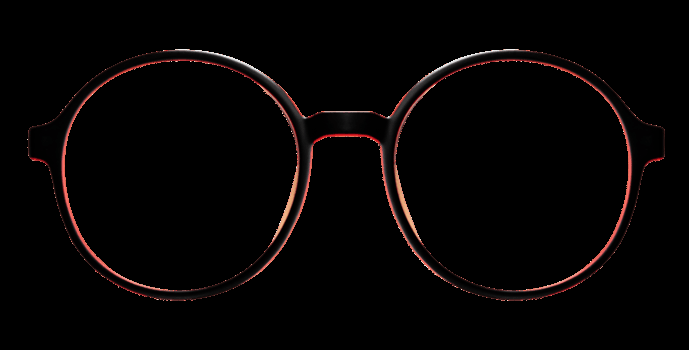
#> input picture assets/glasses.jpg, 689 x 350 px
$ python -i color_filters.py   (imports and definitions only)
#> lines starting #> are read from the running program, lines starting #| are printed output that depends on the picture; after the words box and inside, x2 and y2 are one past the last pixel; in counts of white or black regions, pixels touching at a corner belong together
#> further down, picture is the input picture: shape (350, 689, 3); mean B, G, R 3.2, 3.4, 5.9
import cv2
import numpy as np


class Grigi:
    # Converte in luminanza e restituisce un frame BGR in scala di grigi.
    def apply(self, frame, faces=None):
        gray = cv2.cvtColor(frame, cv2.COLOR_BGR2GRAY)
        return cv2.cvtColor(gray, cv2.COLOR_GRAY2BGR)


class Negativo:
    # Inverte ogni canale: out = 255 - in.
    def apply(self, frame, faces=None):
        return cv2.bitwise_not(frame)


class Sepia:
    # Tonalità calda marrone-arancio secondo la matrice di seppia standard (BGR).
    M = np.array([
        [0.131, 0.534, 0.272],
        [0.168, 0.686, 0.349],
        [0.189, 0.769, 0.393],
    ], dtype=np.float32)

    def apply(self, frame, faces=None):
        out = np.dot(frame.astype(np.float32), self.M.T)
        return np.clip(out, 0, 255).astype(np.uint8)


class Termico:
    # Colormap termica COLORMAP_JET: zone scure blu, chiare rosse.
    def apply(self, frame, faces=None):
        gray = cv2.cvtColor(frame, cv2.COLOR_BGR2GRAY)
        return cv2.applyColorMap(gray, cv2.COLORMAP_JET)


class Fumetto:
    # Colori piatti (bilateral filter ×4 a metà res) con contorni neri (adaptive threshold).
    def apply(self, frame, faces=None):
        h, w = frame.shape[:2]
#> h = 350; w = 689
        small = cv2.resize(frame, (w // 2, h // 2))
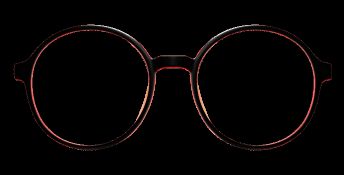
#> small: shape (175, 344, 3); mean B, G, R 3.2, 3.4, 5.9
        for _ in range(4):
            small = cv2.bilateralFilter(small, 9, 75, 75)
#> this loop made 4 passes
#> pass 2, in apply, `small = cv2.bilateralFilter(small, 9, 75, 75)`:
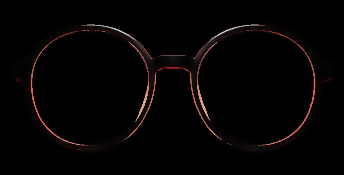
#> small: shape (175, 344, 3); mean B, G, R 2.9, 3, 5.2
        flat = cv2.resize(small, (w, h))
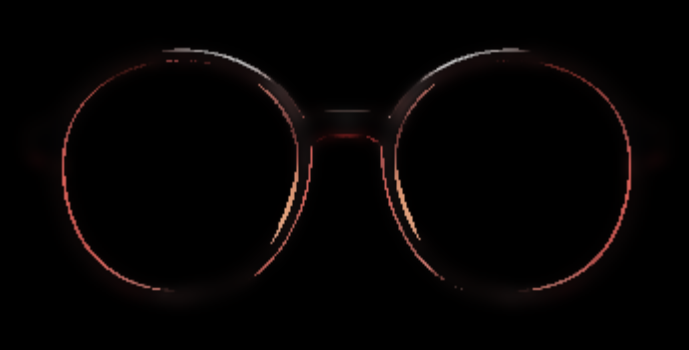
#> flat: shape (350, 689, 3); mean B, G, R 2.7, 2.9, 4.9

        gray = cv2.cvtColor(frame, cv2.COLOR_BGR2GRAY)
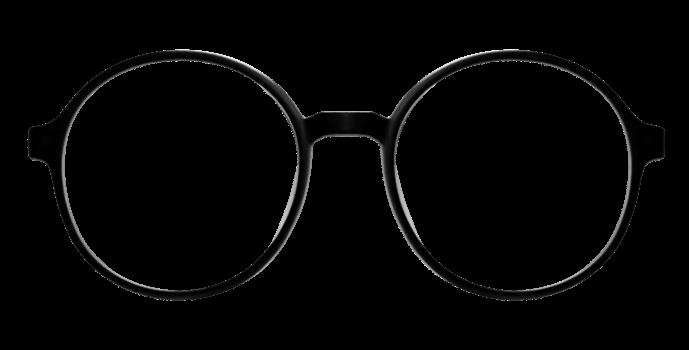
#> gray: shape (350, 689); min 0, max 238, mean 4.1
        blur = cv2.medianBlur(gray, 7)
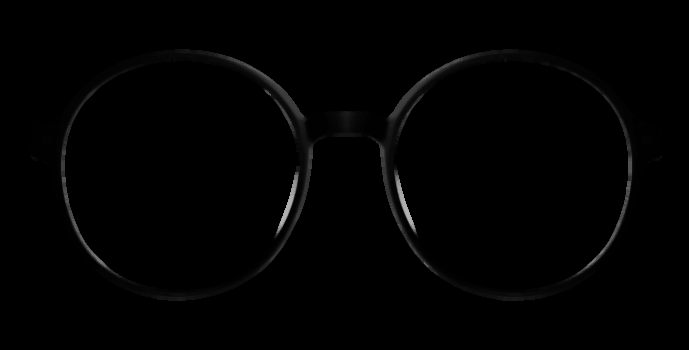
#> blur: shape (350, 689); min 0, max 178, mean 1.9
        edges = cv2.adaptiveThreshold(blur, 255,
                                      cv2.ADAPTIVE_THRESH_MEAN_C,
                                      cv2.THRESH_BINARY, 9, 2)
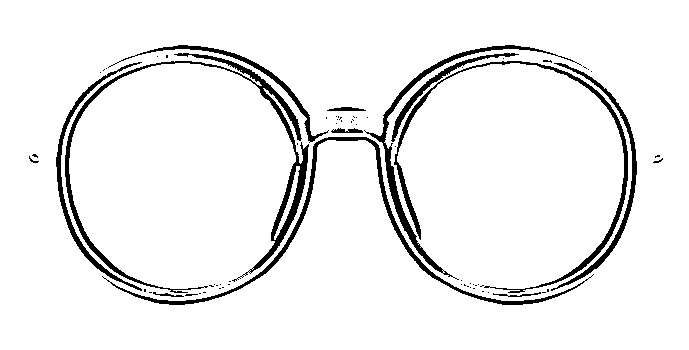
#> edges: shape (350, 689); 93.6% white; 70 black regions (57 under 20 px), largest, box (x1, y1, x2, y2) and area: (65, 53, 309, 293) 3936, (102, 137, 594, 305) 2534, (394, 61, 628, 293) 2271
        return cv2.bitwise_and(flat, cv2.cvtColor(edges, cv2.COLOR_GRAY2BGR))


class Halftone:
    # Pattern a punti Ben-Day: celle 10×10, raggio proporzionale alla luminosità media.
    # [21 lines left out: function apply, not called in this run]


class PopArt:
    # Griglia 2×2: saturazione esaltata, hue+60, hue+120, sepia.
    SEPIA = np.array([
        [0.131, 0.534, 0.272],
        [0.168, 0.686, 0.349],
        [0.189, 0.769, 0.393],
    ], dtype=np.float32)

    # [26 lines left out: function apply, not called in this run]

>>> import cv2
>>> picture = cv2.imread('../assets/glasses.jpg')
>>> result = Fumetto().apply(picture)

$ run again, on assets/hat.jpg
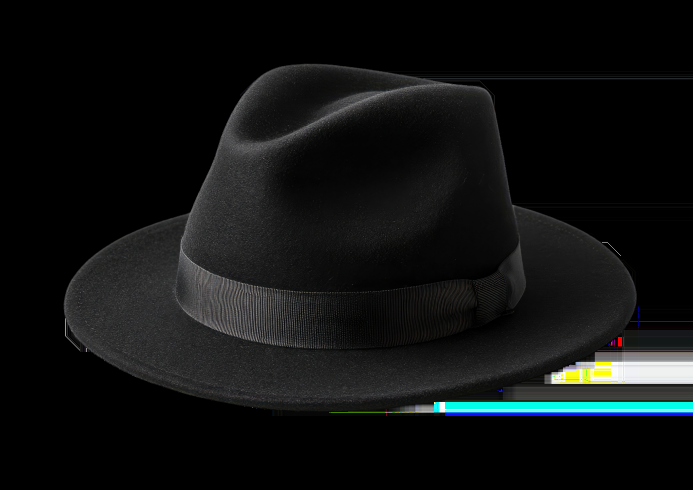
#> input picture assets/hat.jpg, 1386 x 980 px (shown at 1/2 size)
#> picture is the input picture: shape (980, 1386, 3); mean B, G, R 17.2, 17.2, 15.6
#> in apply, `edges = cv2.adaptiveThreshold(blur, 255, cv2.ADAPTIVE_THRESH_MEAN_C, c..`:
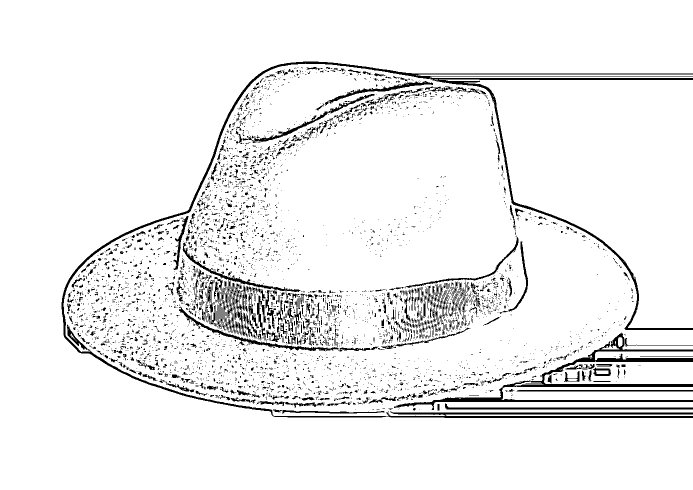
#> edges: shape (980, 1386) (shown at 1/2 size); 93.6% white; 4501 black regions (3985 under 20 px), largest, box (x1, y1, x2, y2) and area: (123, 123, 1386, 836) 20326, (788, 665, 1386, 820) 9316, (890, 807, 1386, 819) 2012
#> in apply, `return cv2.bitwise_and(flat, cv2.cvtColor(edges, cv2.COLOR_GRAY2BGR))`:
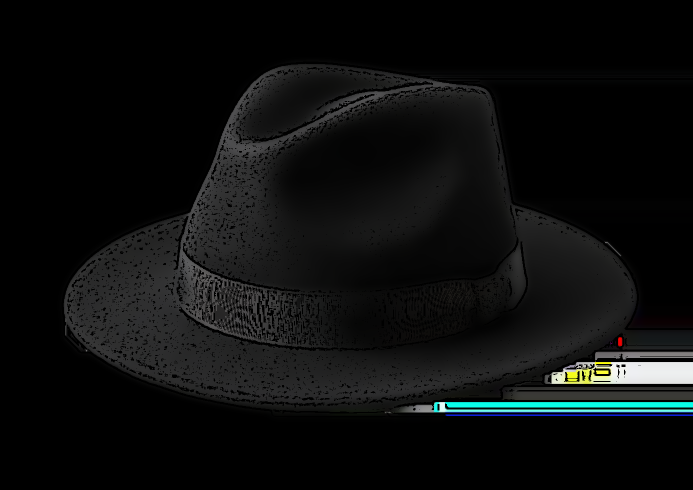
#> returned value: shape (980, 1386, 3) (shown at 1/2 size); mean of channels 0, 1, 2 14.1, 14.2, 12.9; drawn as B, G, R
